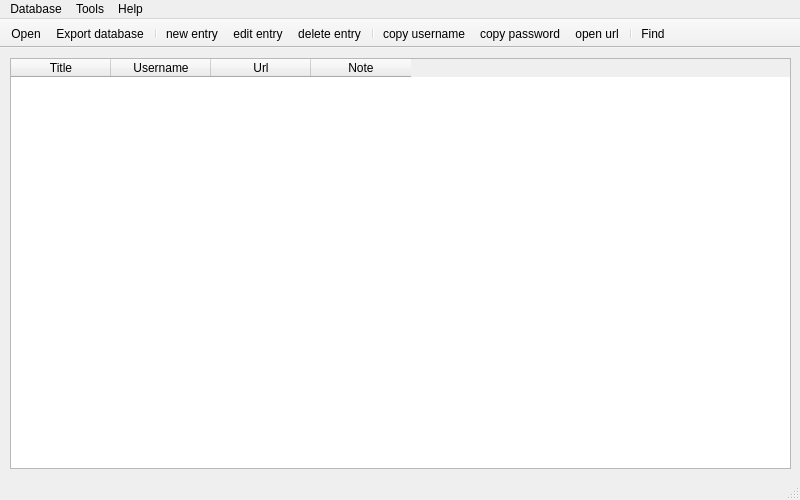
<?xml version="1.0" encoding="UTF-8"?>
<ui version="4.0">
 <class>QpassX</class>
 <widget class="QMainWindow" name="QpassX">
  <property name="geometry">
   <rect>
    <x>0</x>
    <y>0</y>
    <width>800</width>
    <height>500</height>
   </rect>
  </property>
  <property name="minimumSize">
   <size>
    <width>800</width>
    <height>500</height>
   </size>
  </property>
  <property name="windowTitle">
   <string>QpassX</string>
  </property>
  <widget class="QWidget" name="centralWidget">
   <widget class="QTableWidget" name="tableWidget">
    <property name="geometry">
     <rect>
      <x>10</x>
      <y>10</y>
      <width>781</width>
      <height>411</height>
     </rect>
    </property>
    <column>
     <property name="text">
      <string>Title</string>
     </property>
    </column>
    <column>
     <property name="text">
      <string>Username</string>
     </property>
    </column>
    <column>
     <property name="text">
      <string>Url</string>
     </property>
    </column>
    <column>
     <property name="text">
      <string>Note</string>
     </property>
    </column>
   </widget>
  </widget>
  <widget class="QMenuBar" name="menuBar">
   <property name="geometry">
    <rect>
     <x>0</x>
     <y>0</y>
     <width>800</width>
     <height>21</height>
    </rect>
   </property>
   <widget class="QMenu" name="menuDatabase">
    <property name="title">
     <string>Database</string>
    </property>
    <widget class="QMenu" name="menuRecent">
     <property name="title">
      <string>Recent</string>
     </property>
     <addaction name="actionClear_history"/>
    </widget>
    <addaction name="actionNew"/>
    <addaction name="actionOpen"/>
    <addaction name="menuRecent"/>
    <addaction name="separator"/>
    <addaction name="actionChange_password"/>
    <addaction name="actionDatabase_settings"/>
    <addaction name="separator"/>
    <addaction name="actionImport_from"/>
    <addaction name="actionExport_database"/>
    <addaction name="separator"/>
    <addaction name="actionQuit"/>
   </widget>
   <widget class="QMenu" name="menuTools">
    <property name="title">
     <string>Tools</string>
    </property>
    <addaction name="actionSettings"/>
   </widget>
   <widget class="QMenu" name="menuHelp">
    <property name="title">
     <string>Help</string>
    </property>
    <addaction name="actionAbout"/>
    <addaction name="actionCheck_for_updates"/>
   </widget>
   <addaction name="menuDatabase"/>
   <addaction name="menuTools"/>
   <addaction name="menuHelp"/>
  </widget>
  <widget class="QToolBar" name="mainToolBar">
   <property name="movable">
    <bool>false</bool>
   </property>
   <attribute name="toolBarArea">
    <enum>TopToolBarArea</enum>
   </attribute>
   <attribute name="toolBarBreak">
    <bool>false</bool>
   </attribute>
   <addaction name="actionOpen"/>
   <addaction name="actionExport_database"/>
   <addaction name="separator"/>
   <addaction name="actionNew_entry"/>
   <addaction name="actionEdit_entry"/>
   <addaction name="actionDelete_entry"/>
   <addaction name="separator"/>
   <addaction name="actionCopy_username"/>
   <addaction name="actionCopy_password"/>
   <addaction name="actionOpen_url"/>
   <addaction name="separator"/>
   <addaction name="actionFind"/>
  </widget>
  <widget class="QStatusBar" name="statusBar"/>
  <action name="actionNew">
   <property name="icon">
    <iconset resource="resources.qrc">
     <normaloff>:/icons/icon8/Add Database_48px.png</normaloff>:/icons/icon8/Add Database_48px.png</iconset>
   </property>
   <property name="text">
    <string>New</string>
   </property>
  </action>
  <action name="actionOpen">
   <property name="icon">
    <iconset resource="resources.qrc">
     <normaloff>:/icons/icon8/Open Folder_48px_3.png</normaloff>:/icons/icon8/Open Folder_48px_3.png</iconset>
   </property>
   <property name="text">
    <string>Open</string>
   </property>
   <property name="shortcut">
    <string>Ctrl+O</string>
   </property>
  </action>
  <action name="actionClear_history">
   <property name="icon">
    <iconset resource="resources.qrc">
     <normaloff>:/icons/icon8/Delete_48px.png</normaloff>:/icons/icon8/Delete_48px.png</iconset>
   </property>
   <property name="text">
    <string>Clear history</string>
   </property>
  </action>
  <action name="actionChange_password">
   <property name="icon">
    <iconset resource="resources.qrc">
     <normaloff>:/icons/icon8/Key_48px.png</normaloff>:/icons/icon8/Key_48px.png</iconset>
   </property>
   <property name="text">
    <string>Change password</string>
   </property>
  </action>
  <action name="actionDatabase_settings">
   <property name="icon">
    <iconset resource="resources.qrc">
     <normaloff>:/icons/icon8/Services_48px.png</normaloff>:/icons/icon8/Services_48px.png</iconset>
   </property>
   <property name="text">
    <string>Database settings</string>
   </property>
  </action>
  <action name="actionImport_from">
   <property name="icon">
    <iconset resource="resources.qrc">
     <normaloff>:/icons/icon8/Upload_48px.png</normaloff>:/icons/icon8/Upload_48px.png</iconset>
   </property>
   <property name="text">
    <string>Import from</string>
   </property>
  </action>
  <action name="actionExport_database">
   <property name="icon">
    <iconset resource="resources.qrc">
     <normaloff>:/icons/icon8/Software Installer_48px.png</normaloff>:/icons/icon8/Software Installer_48px.png</iconset>
   </property>
   <property name="text">
    <string>Export database</string>
   </property>
  </action>
  <action name="actionQuit">
   <property name="icon">
    <iconset resource="resources.qrc">
     <normaloff>:/icons/icon8/Shutdown_48px.png</normaloff>:/icons/icon8/Shutdown_48px.png</iconset>
   </property>
   <property name="text">
    <string>Quit</string>
   </property>
   <property name="shortcut">
    <string>Ctrl+Q</string>
   </property>
  </action>
  <action name="actionSettings">
   <property name="icon">
    <iconset resource="resources.qrc">
     <normaloff>:/icons/icon8/Vertical Settings Mixer_48px.png</normaloff>:/icons/icon8/Vertical Settings Mixer_48px.png</iconset>
   </property>
   <property name="text">
    <string>Settings</string>
   </property>
  </action>
  <action name="actionAbout">
   <property name="icon">
    <iconset resource="resources.qrc">
     <normaloff>:/icons/icon8/Information_48px.png</normaloff>:/icons/icon8/Information_48px.png</iconset>
   </property>
   <property name="text">
    <string>About</string>
   </property>
  </action>
  <action name="actionCheck_for_updates">
   <property name="icon">
    <iconset resource="resources.qrc">
     <normaloff>:/icons/icon8/Rotate Right_48px.png</normaloff>:/icons/icon8/Rotate Right_48px.png</iconset>
   </property>
   <property name="text">
    <string>Check for updates</string>
   </property>
  </action>
  <action name="actionFind">
   <property name="icon">
    <iconset resource="resources.qrc">
     <normaloff>:/icons/icon8/Binoculars_48px.png</normaloff>:/icons/icon8/Binoculars_48px.png</iconset>
   </property>
   <property name="text">
    <string>Find</string>
   </property>
   <property name="toolTip">
    <string>Find</string>
   </property>
   <property name="shortcut">
    <string>Ctrl+F</string>
   </property>
  </action>
  <action name="actionEdit_entry">
   <property name="icon">
    <iconset resource="resources.qrc">
     <normaloff>:/icons/icon8/edit-tag.png</normaloff>:/icons/icon8/edit-tag.png</iconset>
   </property>
   <property name="text">
    <string>edit entry</string>
   </property>
   <property name="shortcut">
    <string>Ctrl+E</string>
   </property>
  </action>
  <action name="actionDelete_entry">
   <property name="icon">
    <iconset resource="resources.qrc">
     <normaloff>:/icons/icon8/Remove Tag_48px.png</normaloff>:/icons/icon8/Remove Tag_48px.png</iconset>
   </property>
   <property name="text">
    <string>delete entry</string>
   </property>
   <property name="shortcut">
    <string>Ctrl+D</string>
   </property>
  </action>
  <action name="actionNew_entry">
   <property name="icon">
    <iconset resource="resources.qrc">
     <normaloff>:/icons/icon8/new-tag.png</normaloff>:/icons/icon8/new-tag.png</iconset>
   </property>
   <property name="text">
    <string>new entry</string>
   </property>
   <property name="shortcut">
    <string>Ctrl+N</string>
   </property>
  </action>
  <action name="actionCopy_username">
   <property name="icon">
    <iconset resource="resources.qrc">
     <normaloff>:/icons/icon8/About_48px.png</normaloff>:/icons/icon8/About_48px.png</iconset>
   </property>
   <property name="text">
    <string>copy username</string>
   </property>
  </action>
  <action name="actionCopy_password">
   <property name="icon">
    <iconset resource="resources.qrc">
     <normaloff>:/icons/icon8/Password_48px.png</normaloff>:/icons/icon8/Password_48px.png</iconset>
   </property>
   <property name="text">
    <string>copy password</string>
   </property>
  </action>
  <action name="actionOpen_url">
   <property name="icon">
    <iconset resource="resources.qrc">
     <normaloff>:/icons/icon8/Launched Rocket_48px.png</normaloff>:/icons/icon8/Launched Rocket_48px.png</iconset>
   </property>
   <property name="text">
    <string>open url</string>
   </property>
   <property name="shortcut">
    <string>Ctrl+U</string>
   </property>
  </action>
 </widget>
 <layoutdefault spacing="6" margin="11"/>
 <resources>
  <include location="resources.qrc"/>
 </resources>
 <connections/>
</ui>
